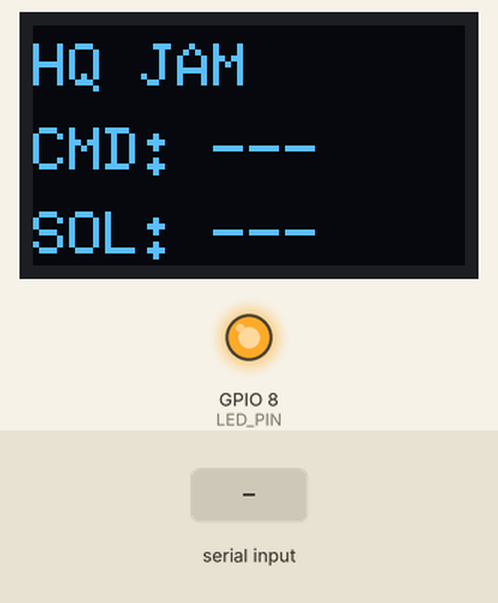
Recording of a program running on a simulated ESP32-C3. On the bench: 72×40 one-colour display, output pins drawn as LEDs (lit = HIGH). Inputs (shaded band) come from the test bench. What the program prints to the serial monitor is not drawn.

Above: at 1.2 s.
1.3 s: "SOLDIER_READY\n" received over Serial
At 2.3 s:
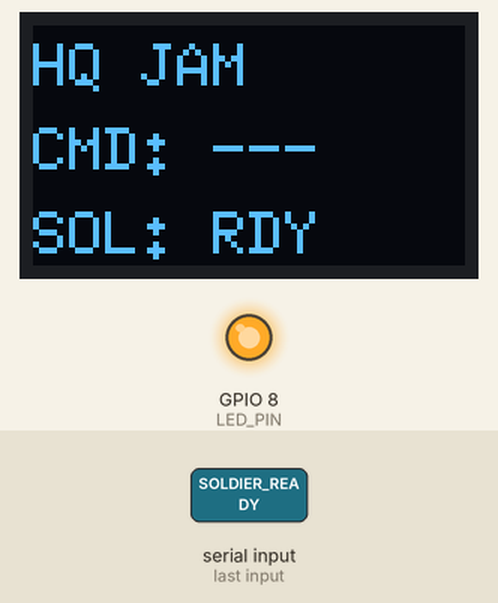
2.8 s: "COMMANDER_READY\n" received over the second serial link
At 3.3 s:
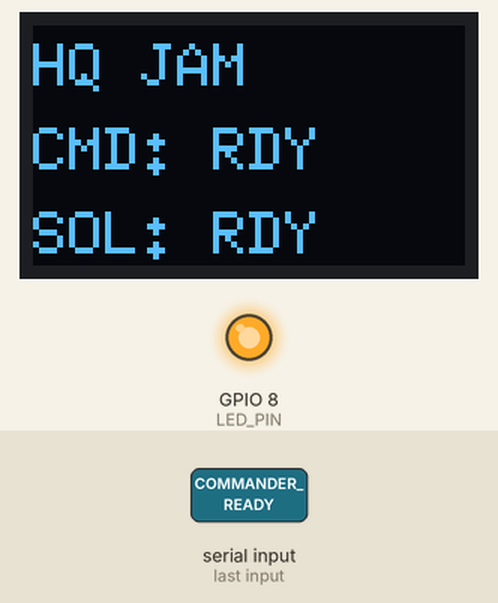
Timing chart, 0 to 5.8 s (numbered marks = the images above; inputs shaded):
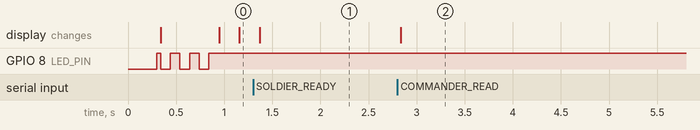

Measured:
- after the input at 1.3 s, the display: changes after 0.07 s (image 1)
- after the input at 2.8 s, the display: changes at once (image 2)

The program:

main.cpp
```cpp
/*
 * HQ Controller for ESP32-C3 with built-in 0.42" 72x40 OLED
 *
 * CONFIRMED PIN ASSIGNMENTS:
 * - GPIO5: OLED SDA
 * - GPIO6: OLED SCL
 * - GPIO8: LED (active LOW)
 * - GPIO9: Boot button
 *
 * UART PINS:
 * - Commander: TX=GPIO4, RX=GPIO3
 * - Soldier:   TX=GPIO2, RX=GPIO1
 */

#include <Arduino.h>
#include <WiFi.h>
#include <U8g2lib.h>
#include <ESPAsyncWebServer.h>

// OLED - Software I2C with SSD1306 72x40 driver
U8G2_SSD1306_72X40_ER_F_SW_I2C display(U8G2_R0, /*scl=*/6, /*sda=*/5, /*reset=*/U8X8_PIN_NONE);

// UART pins
#define CMD_TX 4
#define CMD_RX 3
#define SOL_TX 2
#define SOL_RX 1
#define LED_PIN 8

// Serial ports
HardwareSerial CmdSerial(1);
HardwareSerial SolSerial(0);

AsyncWebServer server(80);
bool cmdReady = false;
bool solReady = false;

const char* SSID = "HQ_JAM";
const char* PASS = "jamhq123";

// Display functions
void oledShow(const char* l1, const char* l2 = nullptr, const char* l3 = nullptr) {
    display.clearBuffer();
    display.setFont(u8g2_font_6x10_tf);
    if (l1) display.drawStr(0, 10, l1);
    if (l2) display.drawStr(0, 24, l2);
    if (l3) display.drawStr(0, 38, l3);
    display.sendBuffer();
}

void updateOLED() {
    oledShow("HQ JAM",
             cmdReady ? "CMD: RDY" : "CMD: ---",
             solReady ? "SOL: RDY" : "SOL: ---");
}

// Commands
void sendBoth(const char* cmd) {
    CmdSerial.println(cmd);
    SolSerial.println(cmd);
}

void jamBLE() { sendBoth("JAM_BLE"); }

void jamWifi() {
    for (int ch = 1; ch <= 13; ch++) {
        char buf[20];
        sprintf(buf, "JAM_WIFI %d", ch);
        sendBoth(buf);
        delay(100);
    }
}

void jamBoth() {
    for (int ch = 1; ch <= 13; ch++) {
        char buf[20];
        sprintf(buf, "JAM_BOTH %d", ch);
        sendBoth(buf);
        delay(100);
    }
}

// HTML page
String getHTML() {
    String html = "<!DOCTYPE html><html><head>";
    html += "<meta name=\"viewport\" content=\"width=device-width,initial-scale=1\">";
    html += "<title>HQ</title><style>";
    html += "body{font-family:sans-serif;background:#111;color:#fff;padding:20px}";
    html += ".c{max-width:400px;margin:0 auto;background:#222;padding:20px;border-radius:10px}";
    html += "h1{text-align:center;margin:0 0 20px}";
    html += ".s{display:flex;gap:10px;margin-bottom:20px}";
    html += ".b{flex:1;padding:12px;border-radius:8px;text-align:center;font-weight:bold}";
    html += ".ok{background:#1a4;color:#4f8}.no{background:#411;color:#f66}";
    html += "button{width:100%;padding:15px;margin:5px 0;border:none;border-radius:8px;font-size:16px;cursor:pointer;color:#fff}";
    html += ".b1{background:#82e}.b2{background:#28d}.b3{background:#d50}";
    html += "</style></head><body><div class=\"c\">";
    html += "<h1>HQ Control</h1>";
    html += "<div class=\"s\"><div id=\"c\" class=\"b no\">CMD ---</div><div id=\"s\" class=\"b no\">SOL ---</div></div>";
    html += "<button class=\"b1\" onclick=\"f('/ble')\">BLE Jam</button>";
    html += "<button class=\"b2\" onclick=\"f('/wifi')\">WiFi Sweep</button>";
    html += "<button class=\"b3\" onclick=\"f('/both')\">Both</button>";
    html += "</div><script>";
    html += "function f(u){fetch(u,{method:'POST'})}";
    html += "function p(){fetch('/st').then(r=>r.json()).then(d=>{";
    html += "document.getElementById('c').className='b '+(d.c?'ok':'no');";
    html += "document.getElementById('c').innerText='CMD '+(d.c?'RDY':'---');";
    html += "document.getElementById('s').className='b '+(d.s?'ok':'no');";
    html += "document.getElementById('s').innerText='SOL '+(d.s?'RDY':'---');";
    html += "})}setInterval(p,2000);p();";
    html += "</script></body></html>";
    return html;
}

void webSetup() {
    server.on("/", HTTP_GET, [](AsyncWebServerRequest* r) {
        r->send(200, "text/html", getHTML());
    });
    server.on("/st", HTTP_GET, [](AsyncWebServerRequest* r) {
        char json[50];
        sprintf(json, "{\"c\":%s,\"s\":%s}", cmdReady?"true":"false", solReady?"true":"false");
        r->send(200, "application/json", json);
    });
    server.on("/ble", HTTP_POST, [](AsyncWebServerRequest* r) { jamBLE(); r->send(200); });
    server.on("/wifi", HTTP_POST, [](AsyncWebServerRequest* r) { jamWifi(); r->send(200); });
    server.on("/both", HTTP_POST, [](AsyncWebServerRequest* r) { jamBoth(); r->send(200); });
    server.begin();
}

// Handshake
void handshake() {
    Serial.println("Handshaking...");
    oledShow("HQ JAM", "Linking...", "");

    while (!cmdReady || !solReady) {
        if (!cmdReady) CmdSerial.println("READY_QUERY");
        if (!solReady) SolSerial.println("READY_QUERY");

        delay(200);

        while (CmdSerial.available()) {
            String r = CmdSerial.readStringUntil('\n');
            r.trim();
            if (r == "COMMANDER_READY") { cmdReady = true; Serial.println("CMD linked"); }
        }
        while (SolSerial.available()) {
            String r = SolSerial.readStringUntil('\n');
            r.trim();
            if (r == "SOLDIER_READY") { solReady = true; Serial.println("SOL linked"); }
        }

        updateOLED();
    }

    Serial.println("Both linked!");
}

// Setup
void setup() {
    Serial.begin(115200);
    delay(300);
    Serial.println("\n=== HQ BOOT ===");

    pinMode(LED_PIN, OUTPUT);
    digitalWrite(LED_PIN, HIGH);

    Serial.println("OLED init...");
    if (display.begin()) {
        Serial.println("OLED OK");
        oledShow("HQ JAM", "Boot...", "");
    } else {
        Serial.println("OLED FAIL");
    }

    Serial.printf("CMD UART: RX=%d TX=%d\n", CMD_RX, CMD_TX);
    Serial.printf("SOL UART: RX=%d TX=%d\n", SOL_RX, SOL_TX);
    CmdSerial.begin(115200, SERIAL_8N1, CMD_RX, CMD_TX);
    SolSerial.begin(115200, SERIAL_8N1, SOL_RX, SOL_TX);

    WiFi.softAP(SSID, PASS);
    Serial.printf("AP: %s @ %s\n", SSID, WiFi.softAPIP().toString().c_str());

    webSetup();

    for (int i = 0; i < 3; i++) {
        digitalWrite(LED_PIN, LOW); delay(100);
        digitalWrite(LED_PIN, HIGH); delay(100);
    }

    handshake();
}

// Loop
void loop() {
    static uint32_t last = 0;
    if (millis() - last > 3000) {
        updateOLED();
        last = millis();
    }
    delay(50);
}
```
